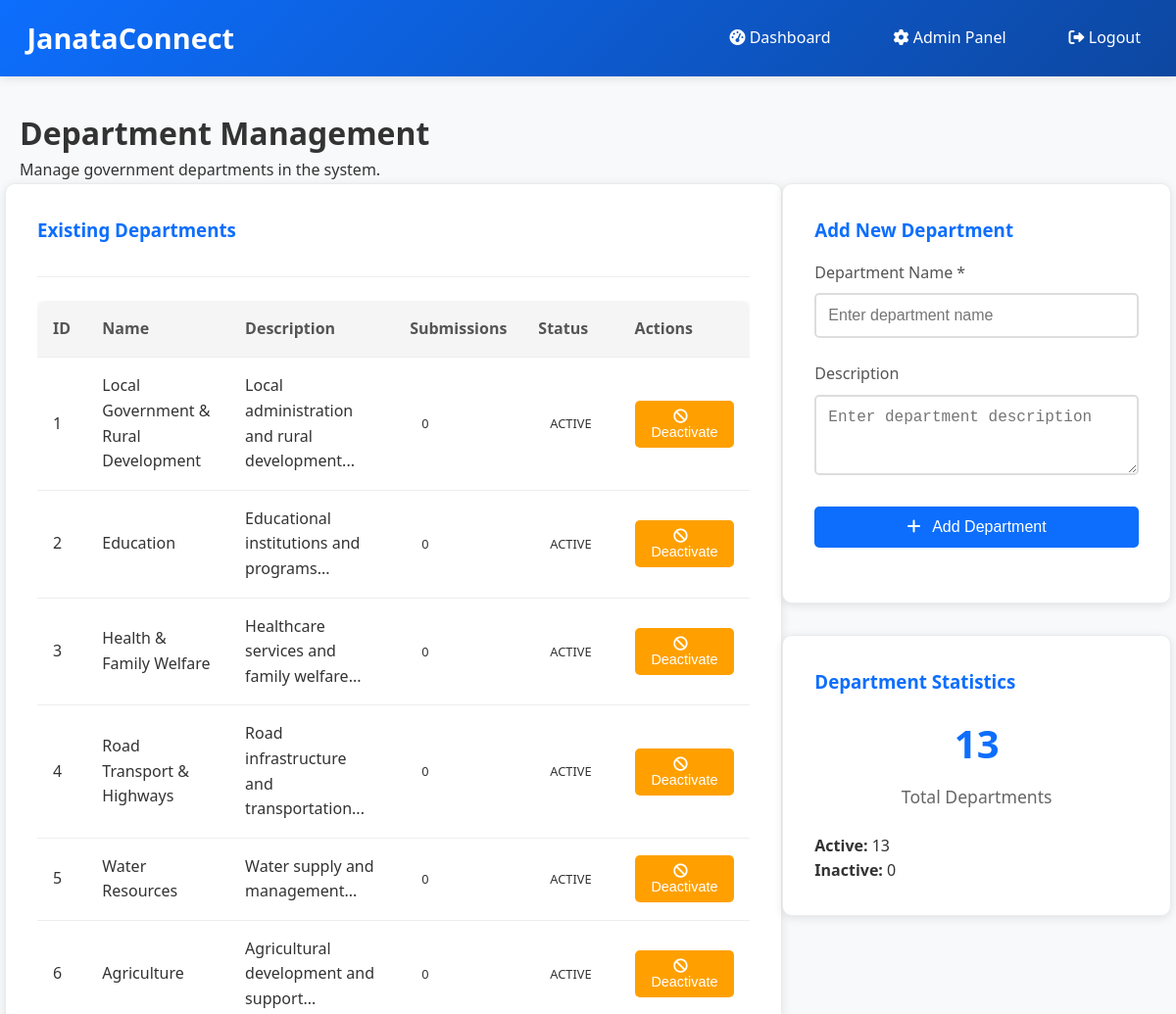
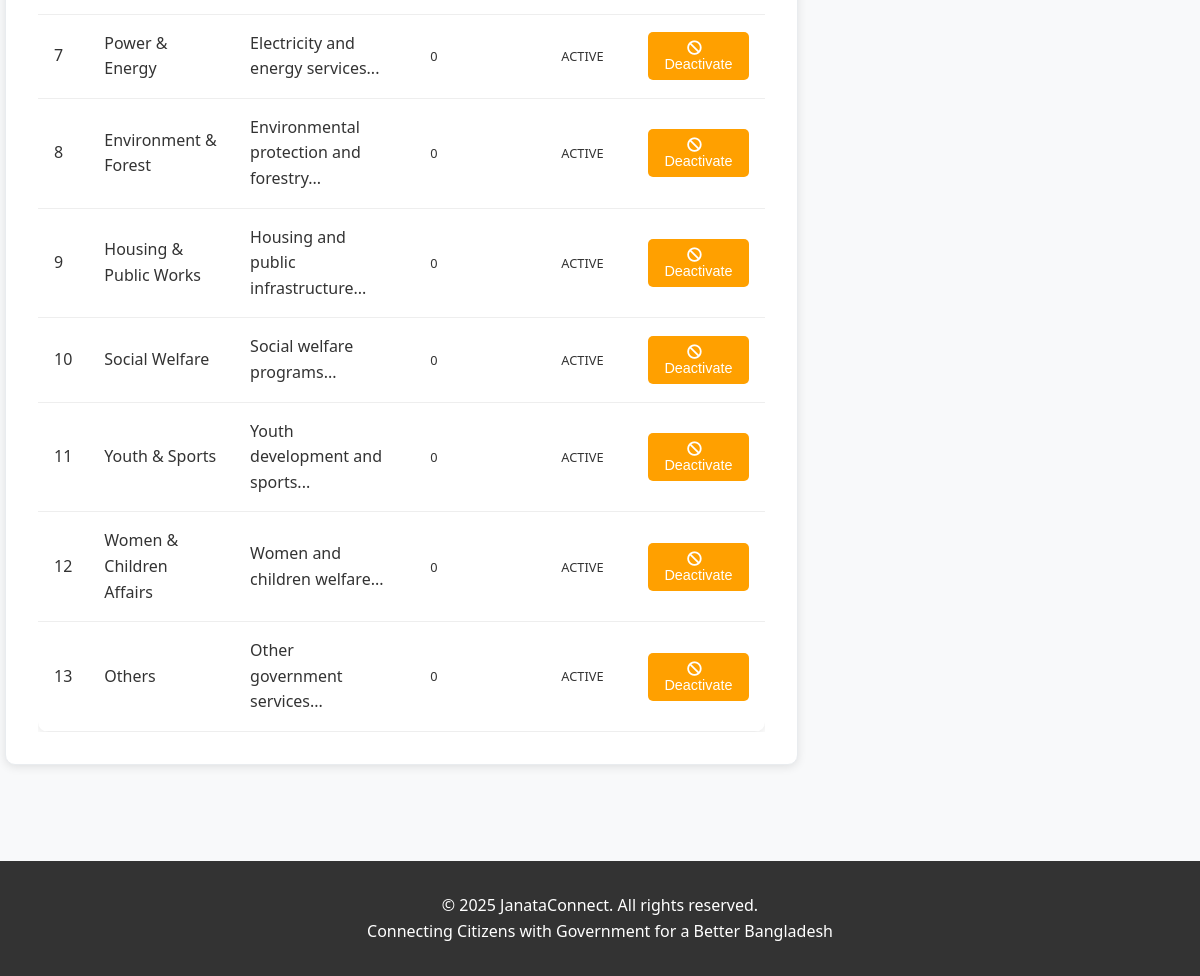
/admin/departments (signed in), run on the app's committed database (2 pictures, top to bottom).
### tables this page shows
CREATE TABLE departments (
    id INT AUTO_INCREMENT PRIMARY KEY,
    name VARCHAR(100) NOT NULL,
    description TEXT,
    is_active BOOLEAN DEFAULT TRUE,
    created_at TIMESTAMP DEFAULT CURRENT_TIMESTAMP
);

### config/config.php (called while the page is built, shortened)
<?php
class Config {
    public static function isLoggedIn() {
        return isset($_SESSION['user_id']) && !empty($_SESSION['user_id']);
    }
}
?>

### app/models/BaseModel.php (called while the page is built, shortened)
<?php
class BaseModel {
    protected $db;
    protected $table;
    public function __construct() {
        $database = new Database();
        $this->db = $database->getConnection();
    }
    public function findAll($limit = null, $offset = 0) {
        $query = "SELECT * FROM {$this->table}";
        if ($limit) {
            $query .= " LIMIT ? OFFSET ?";
            $stmt = $this->db->prepare($query);
            $stmt->bind_param("ii", $limit, $offset);
        } else {
            $stmt = $this->db->prepare($query);
        }
        $stmt->execute();
        $result = $stmt->get_result();
        return $result->fetch_all(MYSQLI_ASSOC);
    }
}
?>

### config/database.php (called while the page is built, shortened)
<?php
class Database {
    private $host = 'localhost';
    private $db_name = 'janataconnect';
    private $username = 'root';
    private $password = '';
    public function getConnection() {
        $this->conn = null;
        try {
            $socket = '/Applications/XAMPP/xamppfiles/var/mysql/mysql.sock';
            $this->conn = new mysqli($this->host, $this->username, $this->password, $this->db_name, 3306, $socket);
            $this->conn->set_charset("utf8");
        } catch (Exception $e) {
            echo "Connection error: " . $e->getMessage();
        }
        return $this->conn;
    }
}
?>

### app/views/admin/departments.php (the view, shortened to what this page needs)
<?php include APP_PATH . '/views/shared/header.php'; ?>
<main>
    <div class="container">
        <div class="mt-4">
            <h1>Department Management</h1>
            <p>Manage government departments in the system.</p>
        </div>
        <div class="row">
            <div class="col-8">
                <div class="card">
                    <div class="card-header">
                        <h3>Existing Departments</h3>
                    </div>
                    <?php if (!empty($departments)): ?>
                        <div style="overflow-x: auto;">
                            <table class="table">
                                <thead>
                                    <tr>
                                        <th>ID</th>
                                        <th>Name</th>
                                        <th>Description</th>
                                        <th>Submissions</th>
                                        <th>Status</th>
                                        <th>Actions</th>
                                    </tr>
                                </thead>
                                <tbody>
                                    <?php foreach ($departments as $dept): ?>
                                        <tr>
                                            <td><?php echo $dept['id']; ?></td>
                                            <td><?php echo htmlspecialchars($dept['name']); ?></td>
                                            <td><?php echo htmlspecialchars(substr($dept['description'] ?? '', 0, 50)) . '...'; ?></td>
                                            <td>
                                                <span class="badge badge-info"><?php echo $dept['total_submissions'] ?? 0; ?></span>
                                            </td>
                                            <td>
                                                <span class="badge badge-<?php echo $dept['is_active'] ? 'success' : 'danger'; ?>">
                                                    <?php echo $dept['is_active'] ? 'Active' : 'Inactive'; ?>
                                                </span>
                                            </td>
                                            <td>
                                                <button class="btn btn-sm btn-<?php echo $dept['is_active'] ? 'warning' : 'success'; ?>"
                                                        onclick="toggleDepartmentStatus(<?php echo $dept['id']; ?>, <?php echo $dept['is_active'] ? 'false' : 'true'; ?>)">
                                                    <i class="fas fa-<?php echo $dept['is_active'] ? 'ban' : 'check'; ?>"></i>
                                                    <?php echo $dept['is_active'] ? 'Deactivate' : 'Activate'; ?>
                                                </button>
                                            </td>
                                        </tr>
                                    <?php endforeach; ?>
                                </tbody>
                            </table>
                        </div>
                    <?php else: ?>
                        <p>No departments found.</p>
                    <?php endif; ?>
                </div>
            </div>
            <div class="col-4">
                <div class="card">
                    <h3>Add New Department</h3>
                    <form method="POST" action="<?php echo Config::APP_URL; ?>/admin/departments">
                        <div class="form-group">
                            <label for="name" class="form-label">Department Name *</label>
                            <input type="text" id="name" name="name" class="form-control" required
                                   placeholder="Enter department name">
                        </div>
                        <div class="form-group">
                            <label for="description" class="form-label">Description</label>
                            <textarea id="description" name="description" class="form-control" rows="3"
                                      placeholder="Enter department description"></textarea>
                        </div>
                        <div class="form-group">
                            <button type="submit" class="btn btn-primary w-100">
                                <i class="fas fa-plus"></i> Add Department
                            </button>
                        </div>
                    </form>
                </div>
                <div class="card">
                    <h3>Department Statistics</h3>
                    <div class="text-center">
                        <div class="stat-number"><?php echo count($departments); ?></div>
                        <div class="stat-label">Total Departments</div>
                    </div>
                    <div class="mt-3">
                        <?php
                        $activeCount = array_filter($departments, function($dept) { return $dept['is_active']; });
                        $inactiveCount = count($departments) - count($activeCount);
                        ?>
                        <p><strong>Active:</strong> <?php echo count($activeCount); ?></p>
                        <p><strong>Inactive:</strong> <?php echo $inactiveCount; ?></p>
                    </div>
                </div>
            </div>
        </div>
    </div>
</main>
<?php include APP_PATH . '/views/shared/footer.php'; ?>

### index.php (shortened to what this page needs)
<?php
require_once CONFIG_PATH . '/database.php';
require_once CONFIG_PATH . '/config.php';
require_once APP_PATH . '/models/BaseModel.php';
$path = $_SERVER['REQUEST_URI'];
$path = str_replace('/JanataConnect', '', $path);
$path = parse_url($path, PHP_URL_PATH);
$path = rtrim($path, '/');
$path = $path ?: '/';
routeRequest($path);
function routeRequest($path) {
    if (isProtectedRoute($path)) {
        handleProtectedRoute($path);
        return;
    }
}
function isProtectedRoute($path) {
    $protectedRoutes = [
        '/dashboard', '/logout', '/submit-suggestion', '/my-submissions',
        '/admin', '/admin/users', '/admin/departments',
        '/official', '/official/submissions'
    ];
    return in_array($path, $protectedRoutes);
}
function handleProtectedRoute($path) {
    switch ($path) {
        case '/admin/departments':
            showAdminDepartments();
            break;
    }
}
function showAdminDepartments() {
    $departmentModel = new Department();
    $departments = $departmentModel->findAll();
    include APP_PATH . '/views/admin/departments.php';
}
?>

### app/views/shared/header.php (shortened to what this page needs)
<!DOCTYPE html>
<html lang="en">
<head>
    <link rel="stylesheet" href="/JanataConnect/public/css/style.css?v=<?php echo time(); ?>">
    <link rel="stylesheet" href="https://cdnjs.cloudflare.com/ajax/libs/font-awesome/6.0.0/css/all.min.css">
</head>
<body>
    <header class="header">
        <div class="container">
            <a href="/JanataConnect/" class="logo">
                <i class="fas fa-bridge"></i> JanataConnect
            </a>
            <nav>
                <ul class="nav-menu">
                    <?php if (Config::isLoggedIn()): ?>
                        <li><a href="/JanataConnect/dashboard">
                            <i class="fas fa-tachometer-alt"></i> Dashboard
                        </a></li>
                        <?php if ($_SESSION['user_role'] === 'citizen'): ?>
                            <li><a href="/JanataConnect/submit-suggestion">
                                <i class="fas fa-plus"></i> Submit Suggestion
                            </a></li>
                            <li><a href="/JanataConnect/my-submissions">
                                <i class="fas fa-list"></i> My Submissions
                            </a></li>
                        <?php elseif ($_SESSION['user_role'] === 'official'): ?>
                            <li><a href="/JanataConnect/official/submissions">
                                <i class="fas fa-clipboard-list"></i> Review Submissions
                            </a></li>
                        <?php elseif ($_SESSION['user_role'] === 'admin'): ?>
                            <li><a href="/JanataConnect/admin">
                                <i class="fas fa-cog"></i> Admin Panel
                            </a></li>
                        <?php endif; ?>
                        <li><a href="/JanataConnect/logout">
                            <i class="fas fa-sign-out-alt"></i> Logout
                        </a></li>
                    <?php endif; ?>
                </ul>
            </nav>
        </div>
    </header>

### app/views/shared/footer.php (shortened to what this page needs)
    <footer class="footer">
        <div class="container">
            <p>&copy; <?php echo date('Y'); ?> JanataConnect. All rights reserved.</p>
            <p>Connecting Citizens with Government for a Better Bangladesh</p>
        </div>
    </footer>
</body>
</html>

### public/css/style.css (style rules this page uses)
* { margin: 0; padding: 0; box-sizing: border-box; }
body { font-family: 'Segoe UI', Tahoma, Geneva, Verdana, sans-serif; line-height: 1.6; color: #333; background-color: #f8f9fa; }
:root { --primary-color: #0d6efd; --primary-dark: #0d47a1; --primary-light: #64b5f6; --secondary-color: #03dac5; --success-color: #4caf50; --warning-color: #ffa000; --error-color: #b00020; --info-color: #2196f3; --light-gray: #f5f5f5; --dark-gray: #666; --white: #ffffff; --black: #000000; }
.header { background: linear-gradient(135deg, var(--primary-color), var(--primary-dark)); color: var(--white); padding: 1rem 0; box-shadow: 0 2px 10px rgba(0,0,0,0.1); }
.header .container { max-width: 1200px; margin: 0 auto; padding: 0 20px; display: flex; justify-content: space-between; align-items: center; }
.logo { font-size: 1.8rem; font-weight: bold; text-decoration: none; color: var(--white); }
.nav-menu { display: flex; list-style: none; gap: 2rem; }
.nav-menu a { color: var(--white); text-decoration: none; padding: 0.5rem 1rem; border-radius: 5px; transition: background-color 0.3s; }
.container { max-width: 1200px; margin: 0 auto; padding: 0 20px; }
.card { background: var(--white); border-radius: 10px; box-shadow: 0 2px 10px rgba(0,0,0,0.1); padding: 2rem; margin-bottom: 2rem; }
.card-header { border-bottom: 1px solid #eee; padding-bottom: 1rem; margin-bottom: 1.5rem; }
.form-group { margin-bottom: 1.5rem; }
.form-label { display: block; margin-bottom: 0.5rem; font-weight: 500; color: #555; }
.form-control { width: 100%; padding: 0.75rem; border: 2px solid #ddd; border-radius: 5px; font-size: 1rem; transition: border-color 0.3s; }
.btn { display: inline-block; padding: 0.75rem 1.5rem; border: none; border-radius: 5px; font-size: 1rem; font-weight: 500; text-decoration: none; text-align: center; cursor: pointer; transition: all 0.3s; }
.btn-primary { background-color: var(--primary-color); color: var(--white); }
.btn-warning { background-color: var(--warning-color); color: var(--white); }
.btn-sm { padding: 0.5rem 1rem; font-size: 0.9rem; }
.table { width: 100%; border-collapse: collapse; background: var(--white); border-radius: 10px; overflow: hidden; box-shadow: 0 2px 10px rgba(0,0,0,0.1); }
.table th, .table td { padding: 1rem; text-align: left; border-bottom: 1px solid #eee; }
.table th { background-color: var(--light-gray); font-weight: 600; color: #555; }
.badge { display: inline-block; padding: 0.25rem 0.75rem; font-size: 0.8rem; font-weight: 500; border-radius: 20px; text-transform: uppercase; }
.row { display: flex; flex-wrap: wrap; margin: 0 -15px; }
.col-4 { flex: 0 0 33.333333%; }
.col-8 { flex: 0 0 66.666667%; }
.stat-number { font-size: 2.5rem; font-weight: bold; color: var(--primary-color); margin-bottom: 0.5rem; }
.stat-label { color: var(--dark-gray); font-size: 1.1rem; }
.footer { background-color: #333; color: var(--white); text-align: center; padding: 2rem 0; margin-top: 4rem; }
.text-center { text-align: center; }
.mt-3 { margin-top: 1.5rem; }
.mt-4 { margin-top: 2rem; }
.w-100 { width: 100%; }
.card { transition: transform 0.3s ease, box-shadow 0.3s ease; border: 1px solid #e9ecef; }
.card h3 { color: var(--primary-color); margin-bottom: 1rem; font-weight: 600; }
.btn { transition: all 0.3s ease; position: relative; overflow: hidden; }
.btn::before { content: ''; position: absolute; top: 0; left: -100%; width: 100%; height: 100%; background: linear-gradient(90deg, transparent, rgba(255,255,255,0.2), transparent); transition: left 0.5s; }
.btn i { margin-right: 0.5rem; }
.nav-menu a { position: relative; overflow: hidden; }
.nav-menu a::after { content: ''; position: absolute; bottom: 0; left: 0; width: 0; height: 2px; background: var(--white); transition: width 0.3s ease; }
.badge { transition: all 0.3s ease; cursor: default; }
.card { transition: box-shadow 0.15s ease-in-out; }
.btn { transition: all 0.15s ease-in-out; }

### data on the page
departments: id "1", name "Local Government & Rural Development", description "Local administration and rural development", total_submissions "0", is_active "ACTIVE"
departments: id "2", name "Education", description "Educational institutions and programs", total_submissions "0", is_active "ACTIVE"
departments: id "3", name "Health & Family Welfare", description "Healthcare services and family welfare", total_submissions "0", is_active "ACTIVE"
departments: id "4", name "Road Transport & Highways", description "Road infrastructure and transportation", total_submissions "0", is_active "ACTIVE"
departments: id "5", name "Water Resources", description "Water supply and management", total_submissions "0", is_active "ACTIVE"
departments: id "6", name "Agriculture", description "Agricultural development and support", total_submissions "0", is_active "ACTIVE"
departments: id "7", name "Power & Energy", description "Electricity and energy services", total_submissions "0", is_active "ACTIVE"
departments: id "8", name "Environment & Forest", description "Environmental protection and forestry", total_submissions "0", is_active "ACTIVE"
departments: id "9", name "Housing & Public Works", description "Housing and public infrastructure", total_submissions "0", is_active "ACTIVE"
departments: id "10", name "Social Welfare", description "Social welfare programs", total_submissions "0", is_active "ACTIVE"
departments: id "11", name "Youth & Sports", description "Youth development and sports", total_submissions "0", is_active "ACTIVE"
departments: id "12", name "Women & Children Affairs", description "Women and children welfare", total_submissions "0", is_active "ACTIVE"
departments: id "13", name "Others", description "Other government services", total_submissions "0", is_active "ACTIVE"

### other printed values
count($departments) "13"
count($activeCount) "13"
$inactiveCount "0"
